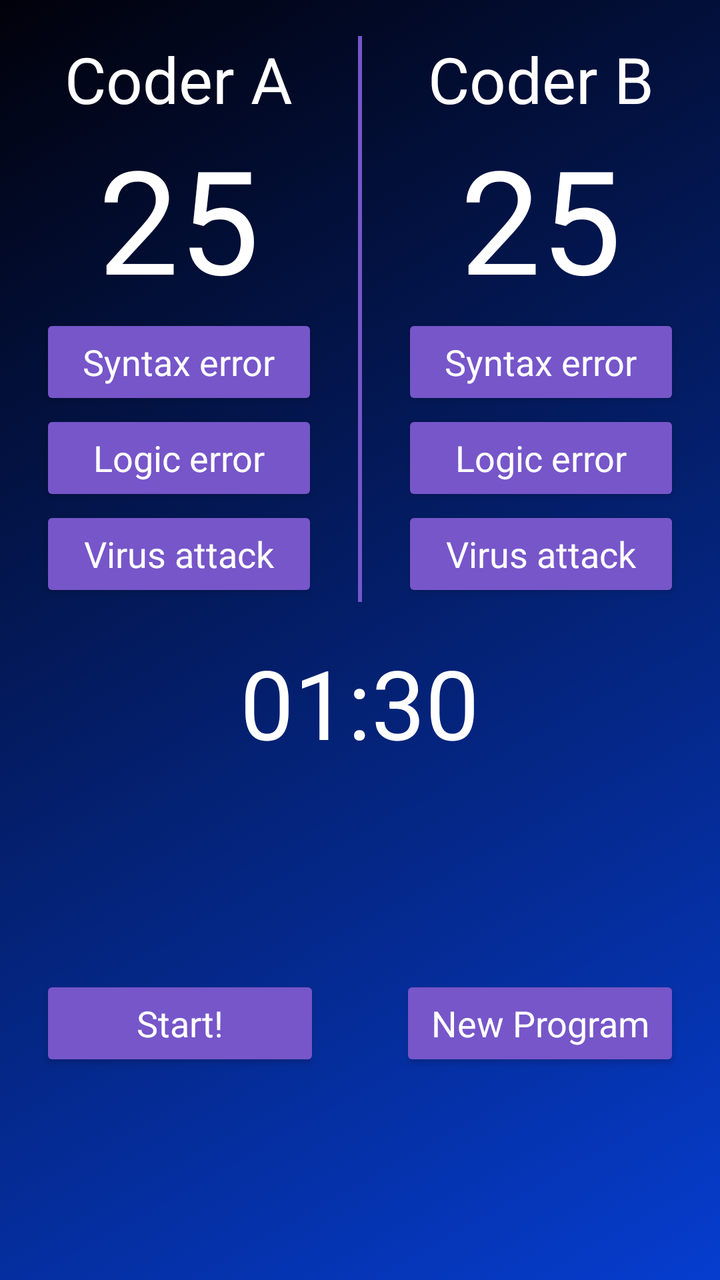
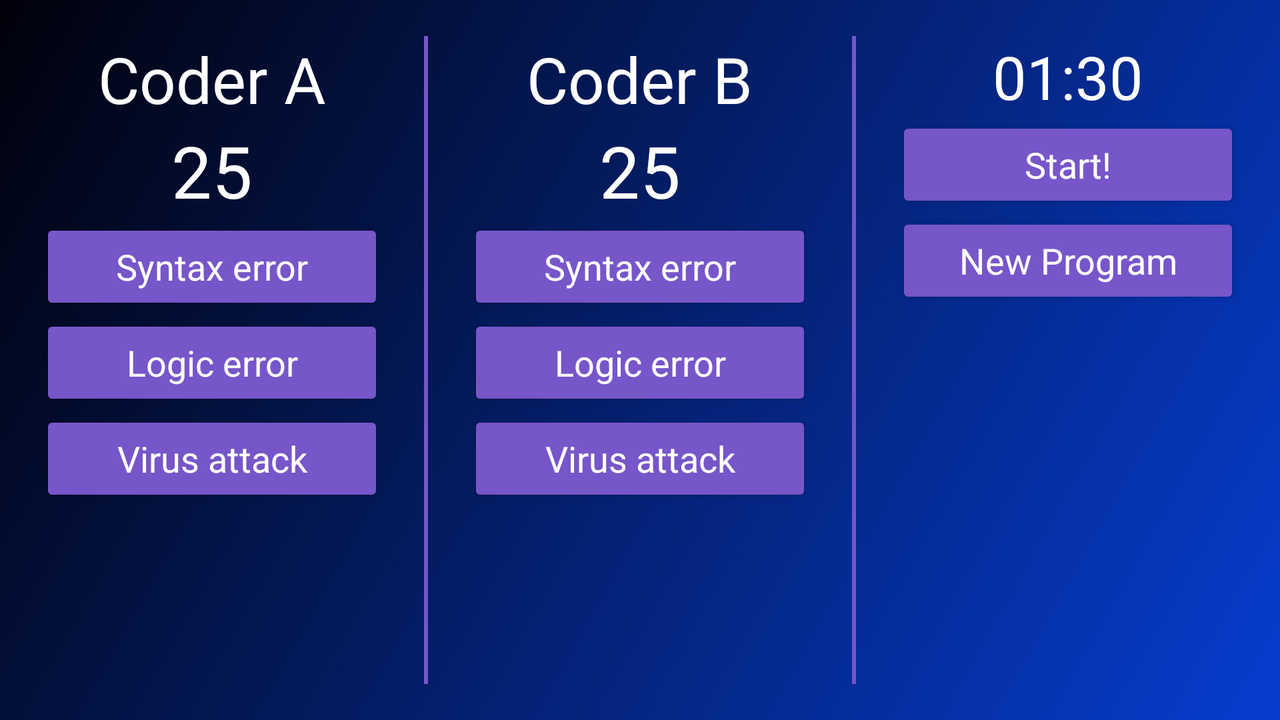

First picture: res/layout/ on a phone held upright. Second picture: the repository's own variant of that layout, on a device whose configuration matches the variant's folder. Source for both follows.
<!-- AndroidManifest.xml: application theme AppTheme -->
<!-- res/layout/activity_main.xml -->
<?xml version="1.0" encoding="utf-8"?>
<RelativeLayout xmlns:android="http://schemas.android.com/apk/res/android"
    xmlns:tools="http://schemas.android.com/tools"
    android:layout_width="match_parent"
    android:layout_height="match_parent"
    android:background="@drawable/gradient"
    tools:context="com.bwaim.scorekeeper.MainActivity">

    <LinearLayout
        android:id="@+id/teamsLayout"
        android:layout_width="match_parent"
        android:layout_height="wrap_content"
        android:layout_marginTop="@dimen/layoutMargin"
        android:baselineAligned="false"
        android:orientation="horizontal">

        <LinearLayout
            android:layout_width="@dimen/zero"
            android:layout_height="wrap_content"
            android:layout_weight="1"
            android:orientation="vertical">

            <TextView
                style="@style/teamStyle"
                android:layout_width="wrap_content"
                android:layout_height="wrap_content"
                android:layout_gravity="center"
                android:text="@string/teamA" />

            <TextView
                android:id="@+id/scoreTeamA"
                style="@style/teamStyle.Score"
                android:layout_width="wrap_content"
                android:layout_height="wrap_content"
                android:text="@string/beginScore" />

            <Button
                style="@style/buttonStyle"
                android:layout_width="match_parent"
                android:layout_height="wrap_content"
                android:onClick="correctSyntaxErrorTeamA"
                android:text="@string/error1" />

            <Button
                style="@style/buttonStyle"
                android:layout_width="match_parent"
                android:layout_height="wrap_content"
                android:onClick="correctLogicErrorTeamA"
                android:text="@string/error2" />

            <Button
                style="@style/buttonStyle"
                android:layout_width="match_parent"
                android:layout_height="wrap_content"
                android:onClick="virusAttackTeamA"
                android:text="@string/error3" />

        </LinearLayout>

        <View
            android:layout_width="@dimen/separatorSize"
            android:layout_height="match_parent"
            android:background="@color/colorAccent" />

        <LinearLayout
            android:layout_width="@dimen/zero"
            android:layout_height="wrap_content"
            android:layout_weight="1"
            android:orientation="vertical">

            <TextView
                style="@style/teamStyle"
                android:layout_width="wrap_content"
                android:layout_height="wrap_content"
                android:layout_gravity="center"
                android:text="@string/teamB" />

            <TextView
                android:id="@+id/scoreTeamB"
                style="@style/teamStyle.Score"
                android:layout_width="wrap_content"
                android:layout_height="wrap_content"
                android:text="@string/beginScore" />

            <Button
                style="@style/buttonStyle"
                android:layout_width="match_parent"
                android:layout_height="wrap_content"
                android:onClick="correctSyntaxErrorTeamB"
                android:text="@string/error1" />

            <Button
                style="@style/buttonStyle"
                android:layout_width="match_parent"
                android:layout_height="wrap_content"
                android:onClick="correctLogicErrorTeamB"
                android:text="@string/error2" />

            <Button
                style="@style/buttonStyle"
                android:layout_width="match_parent"
                android:layout_height="wrap_content"
                android:onClick="virusAttackTeamB"
                android:text="@string/error3" />

        </LinearLayout>

    </LinearLayout>

    <TextView
        android:id="@+id/timer"
        style="@style/teamStyle.Timer"
        android:layout_width="wrap_content"
        android:layout_height="wrap_content"
        android:layout_below="@id/teamsLayout"
        android:layout_centerHorizontal="true"
        android:layout_marginTop="@dimen/layoutMargin"
        android:text="@string/timerStart" />

    <LinearLayout
        android:layout_width="match_parent"
        android:layout_height="match_parent"
        android:layout_below="@id/timer"
        android:layout_centerHorizontal="true"
        android:gravity="center_vertical"
        android:orientation="horizontal">

        <Button
            android:id="@+id/startPauseButton"
            style="@style/buttonStyle"
            android:layout_width="@dimen/zero"
            android:layout_height="wrap_content"
            android:layout_weight="1"
            android:onClick="startPauseDebugging"
            android:text="@string/start" />

        <Button
            style="@style/buttonStyle"
            android:layout_width="@dimen/zero"
            android:layout_height="wrap_content"
            android:layout_weight="1"
            android:onClick="startNewProgram"
            android:text="@string/reset" />

    </LinearLayout>

</RelativeLayout>
<!-- resources referenced by this layout -->
<resources>
  <color name="colorAccent">#7656c9</color>
  <dimen name="layoutMargin">18dp</dimen>
  <dimen name="separatorSize">2dp</dimen>
  <dimen name="zero">0dp</dimen>
  <!-- drawable gradient (drawable) -->
  <?xml version="1.0" encoding="utf-8"?>
  <selector xmlns:android="http://schemas.android.com/apk/res/android">
      <item>
          <shape>
              <gradient android:angle="315" android:endColor="#063DCF" android:startColor="#01010A" android:type="linear" />
          </shape>
      </item>
  </selector>
  <string name="beginScore">25</string>
  <string name="error1">Syntax error</string>
  <string name="error2">Logic error</string>
  <string name="error3">Virus attack</string>
  <string name="reset">New Program</string>
  <string name="start">Start!</string>
  <string name="teamA">Coder A</string>
  <string name="teamB">Coder B</string>
  <string name="timerStart">01:30</string>
  <style name="buttonStyle" parent="AppTheme">
          <item name="android:layout_marginLeft">@dimen/buttonMargin</item>
          <item name="android:layout_marginRight">@dimen/buttonMargin</item>
          <item name="android:textSize">@dimen/buttonSize</item>
      </style>
  <style name="teamStyle">
          <item name="android:textColor">@color/textColor</item>
          <item name="android:textSize">@dimen/teamSize</item>
          <item name="android:layout_gravity">center</item>
      </style>
  <style name="teamStyle.Score">
          <item name="android:textSize">@dimen/scoreSize</item>
      </style>
  <style name="teamStyle.Timer">
          <item name="android:textSize">@dimen/timerSize</item>
      </style>
  <style name="AppTheme" parent="Theme.AppCompat.Light.DarkActionBar">
          
          <item name="colorPrimary">@color/colorPrimary</item>
          <item name="colorPrimaryDark">@color/colorPrimaryDark</item>
          <item name="colorAccent">@color/colorAccent</item>
  
          <item name="colorButtonNormal">@color/colorAccent</item>
          <item name="android:textColor">@color/textColor</item>
      </style>
  <dimen name="buttonMargin">20dp</dimen>
  <dimen name="buttonSize">18sp</dimen>
  <color name="textColor">#FFFFFF</color>
  <dimen name="teamSize">32sp</dimen>
  <dimen name="scoreSize">72sp</dimen>
  <dimen name="timerSize">48sp</dimen>
  <color name="colorPrimary">#020c2d</color>
  <color name="colorPrimaryDark">#303F9F</color>
</resources>
<!-- res/layout-land/activity_main.xml (the repository's variant of the layout above) -->
<!-- drawn on the phone turned sideways -->
<?xml version="1.0" encoding="utf-8"?>
<LinearLayout xmlns:android="http://schemas.android.com/apk/res/android"
    xmlns:tools="http://schemas.android.com/tools"
    android:layout_width="match_parent"
    android:layout_height="match_parent"
    android:background="@drawable/gradient"
    android:orientation="horizontal"
    android:paddingBottom="@dimen/layoutMargin"
    android:paddingTop="@dimen/layoutMargin"
    tools:context="com.bwaim.scorekeeper.MainActivity">

    
    
    
    

    
    

    <LinearLayout
        android:layout_width="@dimen/zero"
        android:layout_height="wrap_content"
        android:layout_weight="1"
        android:orientation="vertical">

        <TextView
            style="@style/teamStyle"
            android:layout_width="wrap_content"
            android:layout_height="wrap_content"
            android:layout_gravity="center"
            android:text="@string/teamA" />

        <TextView
            android:id="@+id/scoreTeamA"
            style="@style/teamStyle.Score"
            android:layout_width="wrap_content"
            android:layout_height="wrap_content"
            android:text="@string/beginScore" />

        <Button
            style="@style/buttonStyle"
            android:layout_width="match_parent"
            android:layout_height="wrap_content"
            android:onClick="correctSyntaxErrorTeamA"
            android:text="@string/error1" />

        <Button
            style="@style/buttonStyle"
            android:layout_width="match_parent"
            android:layout_height="wrap_content"
            android:onClick="correctLogicErrorTeamA"
            android:text="@string/error2" />

        <Button
            style="@style/buttonStyle"
            android:layout_width="match_parent"
            android:layout_height="wrap_content"
            android:onClick="virusAttackTeamA"
            android:text="@string/error3" />

    </LinearLayout>

    <View
        android:layout_width="@dimen/separatorSize"
        android:layout_height="match_parent"
        android:background="@color/colorAccent" />

    <LinearLayout
        android:layout_width="@dimen/zero"
        android:layout_height="wrap_content"
        android:layout_weight="1"
        android:orientation="vertical">

        <TextView
            style="@style/teamStyle"
            android:layout_width="wrap_content"
            android:layout_height="wrap_content"
            android:layout_gravity="center"
            android:text="@string/teamB" />

        <TextView
            android:id="@+id/scoreTeamB"
            style="@style/teamStyle.Score"
            android:layout_width="wrap_content"
            android:layout_height="wrap_content"
            android:text="@string/beginScore" />

        <Button
            style="@style/buttonStyle"
            android:layout_width="match_parent"
            android:layout_height="wrap_content"
            android:onClick="correctSyntaxErrorTeamB"
            android:text="@string/error1" />

        <Button
            style="@style/buttonStyle"
            android:layout_width="match_parent"
            android:layout_height="wrap_content"
            android:onClick="correctLogicErrorTeamB"
            android:text="@string/error2" />

        <Button
            style="@style/buttonStyle"
            android:layout_width="match_parent"
            android:layout_height="wrap_content"
            android:onClick="virusAttackTeamB"
            android:text="@string/error3" />

    </LinearLayout>

    

    <View
        android:layout_width="@dimen/separatorSize"
        android:layout_height="match_parent"
        android:background="@color/colorAccent" />

    <RelativeLayout
        android:layout_width="@dimen/zero"
        android:layout_height="match_parent"
        android:layout_weight="1"
        android:paddingBottom="@dimen/layoutMargin">

        <TextView
            android:id="@+id/timer"
            style="@style/teamStyle.Timer"
            android:layout_width="wrap_content"
            android:layout_height="wrap_content"
            android:layout_centerHorizontal="true"
            android:paddingBottom="@dimen/timerPadding"
            android:paddingTop="@dimen/timerPadding"
            android:text="@string/timerStart" />

        <Button
            android:id="@+id/startPauseButton"
            style="@style/buttonStyle"
            android:layout_width="match_parent"
            android:layout_height="wrap_content"
            android:layout_below="@id/timer"
            android:onClick="startPauseDebugging"
            android:text="@string/start" />

        <Button
            android:id="@+id/newButton"
            style="@style/buttonStyle"
            android:layout_width="match_parent"
            android:layout_height="wrap_content"
            android:layout_below="@id/startPauseButton"
            android:onClick="startNewProgram"
            android:text="@string/reset" />

    </RelativeLayout>

</LinearLayout>
<!-- resources referenced by the variant -->
<!-- as the phone turned sideways resolves them -->
<resources>
  <color name="colorAccent">#7656c9</color>
  <dimen name="layoutMargin">18dp</dimen>
  <dimen name="separatorSize">2dp</dimen>
  <dimen name="zero">0dp</dimen>
  <!-- drawable gradient (drawable) -->
  <?xml version="1.0" encoding="utf-8"?>
  <selector xmlns:android="http://schemas.android.com/apk/res/android">
      <item>
          <shape>
              <gradient android:angle="315" android:endColor="#063DCF" android:startColor="#01010A" android:type="linear" />
          </shape>
      </item>
  </selector>
  <string name="beginScore">25</string>
  <string name="error1">Syntax error</string>
  <string name="error2">Logic error</string>
  <string name="error3">Virus attack</string>
  <string name="reset">New Program</string>
  <string name="start">Start!</string>
  <string name="teamA">Coder A</string>
  <string name="teamB">Coder B</string>
  <string name="timerStart">01:30</string>
  <style name="buttonStyle" parent="AppTheme">
          <item name="android:layout_marginLeft">@dimen/buttonMargin</item>
          <item name="android:layout_marginRight">@dimen/buttonMargin</item>
          <item name="android:textSize">@dimen/buttonSize</item>
      </style>
  <style name="teamStyle">
          <item name="android:textColor">@color/textColor</item>
          <item name="android:textSize">@dimen/teamSize</item>
          <item name="android:layout_gravity">center</item>
      </style>
  <style name="teamStyle.Score">
          <item name="android:textSize">@dimen/scoreSize</item>
      </style>
  <style name="teamStyle.Timer">
          <item name="android:textSize">@dimen/timerSize</item>
      </style>
  <style name="AppTheme" parent="Theme.AppCompat.Light.DarkActionBar">
          
          <item name="colorPrimary">@color/colorPrimary</item>
          <item name="colorPrimaryDark">@color/colorPrimaryDark</item>
          <item name="colorAccent">@color/colorAccent</item>
  
          <item name="colorButtonNormal">@color/colorAccent</item>
          <item name="android:textColor">@color/textColor</item>
      </style>
  <dimen name="buttonMargin">20dp</dimen>
  <dimen name="buttonSize">18sp</dimen>
  <color name="textColor">#FFFFFF</color>
  <dimen name="teamSize">32sp</dimen>
  <!-- from res/values-land/ -->
  <dimen name="scoreSize">36sp</dimen>
  <!-- from res/values-land/ -->
  <dimen name="timerSize">30sp</dimen>
  <color name="colorPrimary">#020c2d</color>
  <color name="colorPrimaryDark">#303F9F</color>
</resources>
